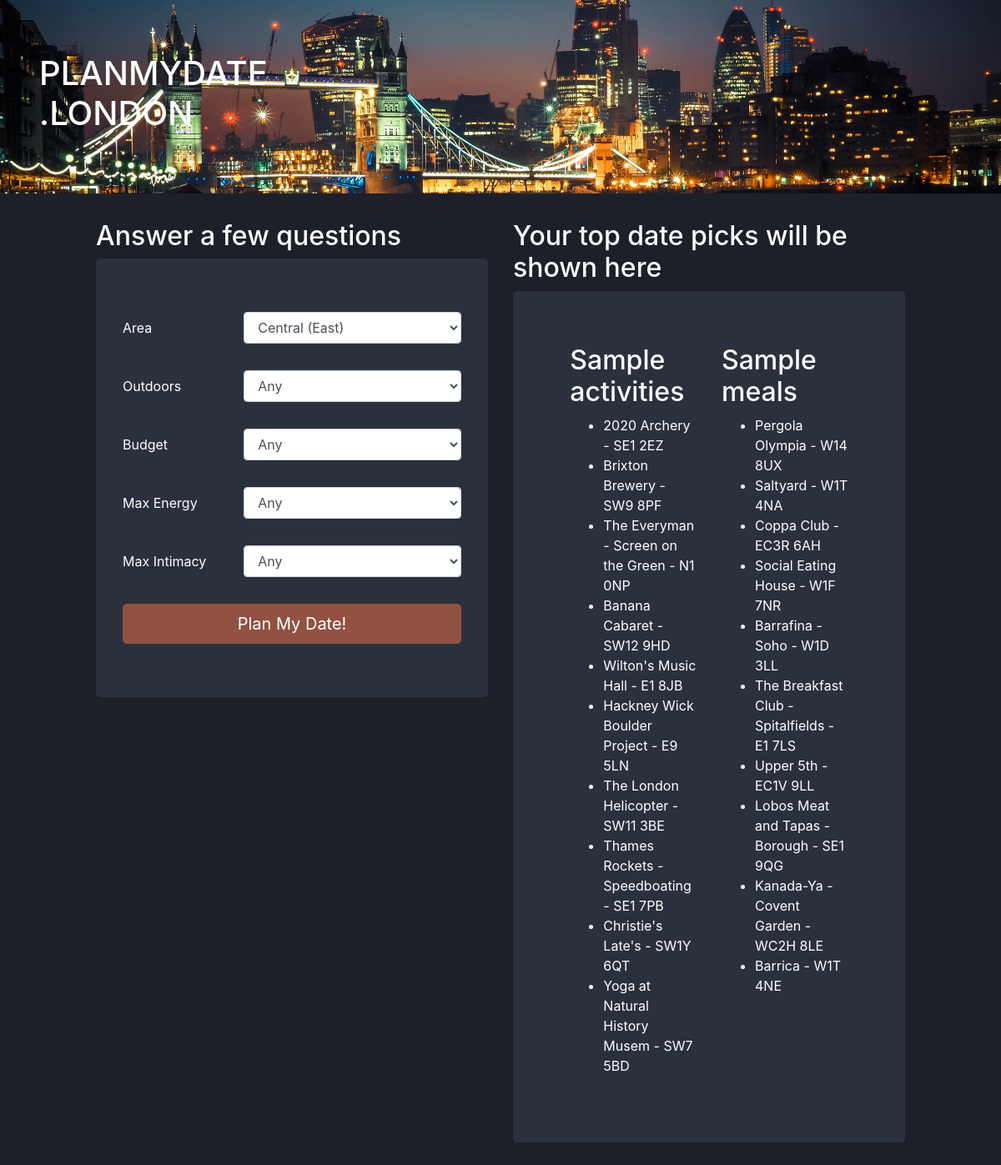
/activities/, run on an earlier commit of the app's database.
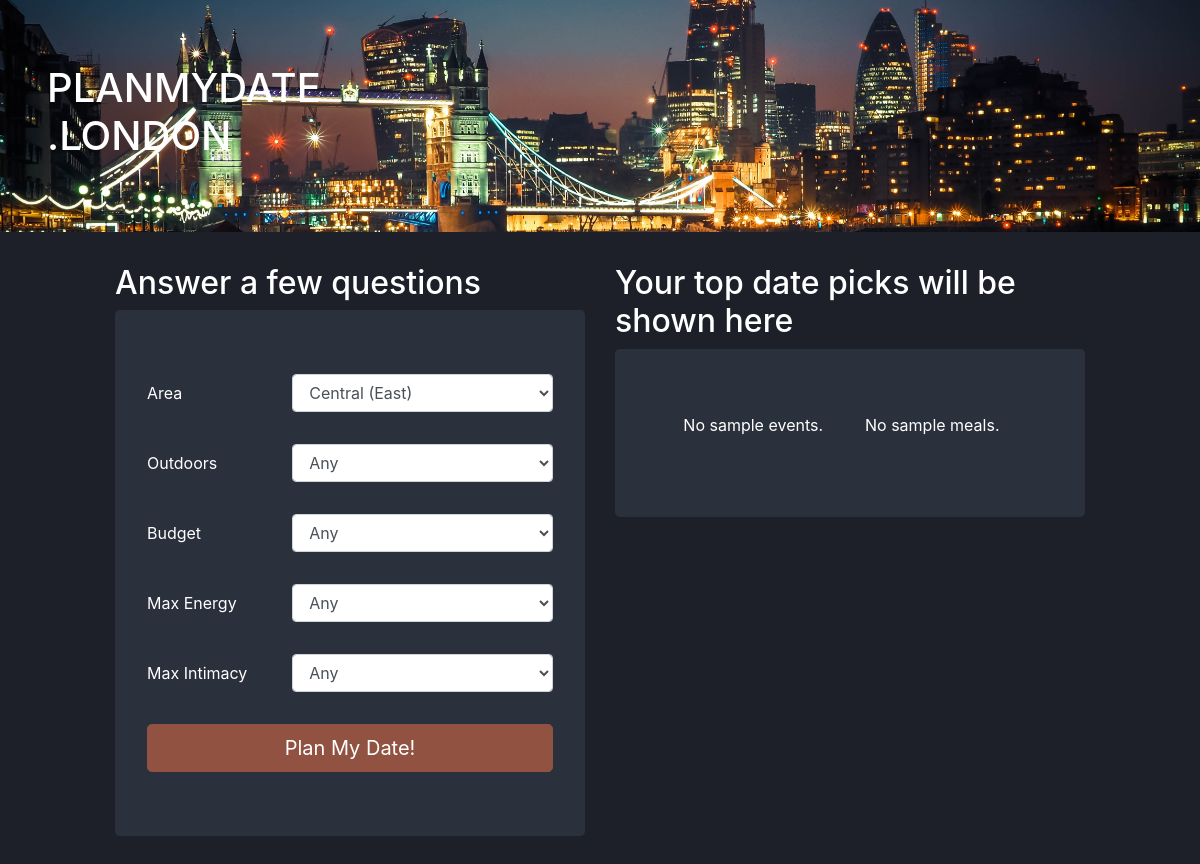
And on a later commit of the database.
### activities/models.py (models this page shows, shortened)
class Activity(models.Model):
    CLASS_EVENT = 'Event'
    CLASS_MEAL = 'Meal'
    CLASS_OTHER = 'Unknown thing'
    CLASS_CHOICES = (
        (CLASS_EVENT, _(CLASS_EVENT)),
        (CLASS_MEAL, _(CLASS_MEAL)),
        (CLASS_OTHER, _(CLASS_OTHER)),
    )
    name = models.CharField(max_length=64)
    slug = models.SlugField(max_length=128, verbose_name=_('Slug'))
    headline = models.CharField(max_length=128, blank=True)
    description_html = HtmlBlob(blank=True)
    address_text = PlainTextField(max_length=2048, blank=True)
    address_postcode = PlainTextField(max_length=10, blank=True)
    address_latitudinal = models.DecimalField(max_digits=12, decimal_places=8, default=None)
    address_longitudinal = models.DecimalField(max_digits=12, decimal_places=8, default=None)
    external_link = models.URLField(max_length=1024, blank=True)
    price_rating = PriceRatingField()
    is_outdoor = YesNoField()
    intimate = IntimateField()
    booking_required = BookingRequiredField()
    time_of_day = TimeOfDayField()
    area_number = AreaField()

class EventActivity(Activity):
    TYPE_MUSEUM = 'Museum'
    TYPE_MUSIC = 'Music'
    TYPE_OUTDOOR = 'Outdoor'
    TYPE_ACTIVITY = 'Activity'
    TYPE_MARKET = 'Market'
    TYPE_SPORT = 'Sport'
    TYPE_HOBBY = 'Hobby'
    TYPE_TOUR = 'Tour'
    TYPE_COMEDY = 'Comedy'
    TYPE_THEATRE = 'Theatre'
    TYPE_OTHER = 'Other Event'
    TYPE_CHOICES = (
        (TYPE_MUSEUM, _(TYPE_MUSEUM)),
        (TYPE_MUSIC, _(TYPE_MUSIC)),
        (TYPE_OUTDOOR, _(TYPE_OUTDOOR)),
        (TYPE_ACTIVITY, _(TYPE_ACTIVITY)),
        (TYPE_MARKET, _(TYPE_MARKET)),
        (TYPE_SPORT, _(TYPE_SPORT)),
        (TYPE_HOBBY, _(TYPE_HOBBY)),
        (TYPE_TOUR, _(TYPE_TOUR)),
        (TYPE_COMEDY, _(TYPE_COMEDY)),
        (TYPE_THEATRE, _(TYPE_THEATRE)),
        (TYPE_OTHER, _(TYPE_OTHER)),
    )
    event_type = models.CharField(max_length=32, choices=TYPE_CHOICES, default=TYPE_OTHER, blank=False)
    is_cardio = CardioLevelField()

class Activity(models.Model):
    CLASS_EVENT = 'Event'
    CLASS_MEAL = 'Meal'
    CLASS_OTHER = 'Unknown thing'
    CLASS_CHOICES = (
        (CLASS_EVENT, _(CLASS_EVENT)),
        (CLASS_MEAL, _(CLASS_MEAL)),
        (CLASS_OTHER, _(CLASS_OTHER)),
    )
    name = models.CharField(max_length=64)
    slug = models.SlugField(max_length=128, verbose_name=_('Slug'))
    headline = models.CharField(max_length=128, blank=True)
    description_html = HtmlBlob(blank=True)
    address_text = PlainTextField(max_length=2048, blank=True)
    address_postcode = PlainTextField(max_length=10, blank=True)
    address_latitudinal = models.DecimalField(max_digits=12, decimal_places=8, default=None)
    address_longitudinal = models.DecimalField(max_digits=12, decimal_places=8, default=None)
    external_link = models.URLField(max_length=1024, blank=True)
    price_rating = PriceRatingField()
    is_outdoor = YesNoField()
    intimate = IntimateField()
    booking_required = BookingRequiredField()
    time_of_day = TimeOfDayField()
    area_number = AreaField()

class MealActivity(Activity):
    TYPE_BAR = 'Bar'
    TYPE_RESTAURANT = 'Restaurant'
    TYPE_CAFE = 'Cafe'
    TYPE_PICNIC = 'Picnic'
    TYPE_OTHER = 'Other Meal'
    TYPE_CHOICES = (
        (TYPE_BAR, _(TYPE_BAR)),
        (TYPE_RESTAURANT, _(TYPE_RESTAURANT)),
        (TYPE_CAFE, _(TYPE_CAFE)),
        (TYPE_PICNIC, _(TYPE_PICNIC)),
        (TYPE_OTHER, _(TYPE_OTHER)),
    )
    meal_type = models.CharField(max_length=32, choices=TYPE_CHOICES, default=TYPE_OTHER, blank=False)

### activities/views.py (the view)
# urls.py: path('', views.index, name='index'),
def index(request):
    events_list = EventActivity.objects.order_by("?")[:10]
    meals_list = MealActivity.objects.order_by("?")[:10]
    context_date = {}
    date_generated = False
    form = CriteriaForm(request.GET or None)
    if 'submit' in request.GET and form.is_valid():
        (date_generated, context_date) = process_form(form, force_id = request.GET.get("force_id", None))
    context = {
        'events_list': events_list,
        'meals_list': meals_list,
        'error_message': "",
        'form': form,
        'date': context_date,
        'date_generated': date_generated,
    }
    return render(request, 'home/index.html', context)

### activities/forms.py
class CriteriaForm(forms.Form):
    blank_choice = ((None, 'Any'),)
    area_number = forms.ChoiceField(choices=AreaField.AREA_CHOICES, label="Area", required=False)
    is_outdoor = forms.ChoiceField(choices=blank_choice + YesNoField.OPTION_CHOICES, label='Outdoors', required=False)
    price_rating = forms.ChoiceField(choices=blank_choice + PriceRatingField.PRICE_CHOICES, label="Budget", required=False)
    cardio = forms.ChoiceField(choices=blank_choice + CardioLevelField.LEVEL_CHOICES, label="Max Energy", required=False)
    intimate = forms.ChoiceField(choices=blank_choice + IntimateField.INTIMATE_CHOICES, label="Max Intimacy", required=False)

### activities/templates/home/index.html (shortened to what the changed rows need)
{% extends "base.html" %}
{% load bootstrap4 %}
{% load humanize %}
{% load static %}
{% block content %}
<div class="row justify-content-center">
    <div class="col-lg-5">
        <h2 class="text-left display-6">Answer a few questions</h2>
        <div class="jumbotron">
            <form action="{% url 'activities:index' %}" method="get" class="form">
                {% for field in form %}
                    <div class="form-group row">
                        <label for="area" class="col-sm-4 col-form-label">{{ field.label }}</label>
                        <div class="col-sm-8">
                            {%  bootstrap_field field show_label=False %}
                        </div>
                    </div>
                {% endfor %}
            </form>
        </div>
    </div>
     <div class="col-lg-5" id="date-generated">
        {% if date_generated %}
        <h2 class="text-left display-6">Your top date picks</h2>
        <div class="jumbotron">
            <div class="row">
                <div class="col-sm-4">
                    <h3>Start at:</h3>
                </div>
                <div class="col-sm-8 text-right">
                        <a target="_new" href="https://www.google.com/maps/search/?api=1&amp;query={{ date.meal.address_text }}" class="btn btn-secondary" role="button">MAP</a>
                        {%  if date.event.external_link|length > 5 %}
                            <a target="_new" href="{{ date.event.external_link }}" class="btn btn-secondary">WEB <i class="fas fa-arrow-alt-circle-right"></i></a>
                        {% endif %}
                </div>
            </div>
            <div class="row">
                <div class="col-sm-12">
                    <p><strong>{{ date.event.name }}</strong> - <i>{{ date.event.headline }}</i></p>
                    {% if date.event.address_text %}<p>{{ date.event.address_text }}</p>{% else %}<p>Address missing</p>{%  endif %}
                    <p class="text-right">
                        <a href="{{ request.build_absolute_uri }}&amp;force_id={{ date.meal.pk }}" class="refresh-date btn btn-info" role="button">NEW <i class="fas fa-undo-alt"></i> </a>
                    </p>
                </div>
            </div>
            <hr />
            <div class="row">
                <div class="col-sm-4">
                    <h3>Then head to:</h3>
                </div>
                <div class="col-sm-8 text-right">
                        <a target="_new" href="https://www.google.com/maps/search/?api=1&amp;query={{ date.event.address_text }}" class="btn btn-secondary" role="button">MAP</a>
                        {%  if date.meal.external_link|length > 1 %}
                            <a target="_new" href="{{ date.meal.external_link }}" class="btn btn-secondary">WEB <i class="fas fa-arrow-alt-circle-right"></i></a>
                        {%  endif %}
                </div>
            </div>
            <div class="row">
                <div class="col-sm-12">
                    <p><strong>{{ date.meal.name }} ({{ date.meal.meal_type|capfirst }})</strong> - <i>{{ date.meal.headline }}</i></p>
                    {% if date.meal.address_text %}<p>{{ date.meal.address_text }}</p>{% else %}<p>Address missing</p>{%  endif %}
                    <p class="text-right">
                        <a href="{{ request.build_absolute_uri }}&amp;force_id={{ date.event.pk }}" class="refresh-date btn btn-info" role="button">NEW <i class="fas fa-undo-alt"></i> </a>
                    </p>
                </div>
            </div>
           <hr />
            <div class="row">
               <!--<div class="col-sm-8 text-left">
                   <strong>Total travel</strong> {{ date.distance|floatformat:2|intcomma }}km
                </div> !-->
                <div class="col-sm-12 text-right">
                    <a target="_new" href="https://www.google.com/maps/dir/?api=1&amp;origin={{ date.event.address_text }}&amp;destination={{ date.meal.address_text }}" class="btn btn-secondary" role="button">DIRECTIONS</a>
                </div>
            </div>
            <hr />
            <div class="row">
                <div class="col-sm-10">
                    <p>Broaden or change your restrictions to see more date plans</p>
                </div>
            </div>
            <hr />
            <div class="row">
                <p class="text-right">
                        <a href="{{ request.build_absolute_uri }}&amp;force_id=0" class="refresh-date btn btn-info" role="button">Plan date again! <i class="fas fa-undo-alt"></i> </a>
                    </p>
            </div>
        </div>
        {% else %}
        <h2 class="text-left display-6">Your top date picks will be shown here</h2>
        <div class="jumbotron">
            <div class="row justify-content-center">
                <div class="col-lg-5">
                {% if events_list %}
                    <h2>Sample activities</h2>
                    <ul>
                    {% for event in events_list %}
                        <li>{{ event.name }} - {{ event.address_postcode }}</li>
                    {% endfor %}
                    </ul>
                {% else %}
                    <p>No sample events.</p>
                {% endif %}
                </div>
                <div class="col-lg-5">
                {% if meals_list %}
                    <h2>Sample meals</h2>
                    <ul>
                    {% for meal in meals_list %}
                        <li>{{ meal.name }} - {{ meal.address_postcode }}</li>
                    {% endfor %}
                    </ul>
                {% else %}
                    <p>No sample meals.</p>
                {% endif %}
                </div>
            </div>
        </div>
        {% endif %}
    </div>
</div>
{% endblock %}

What changed in the data, as far as the page shows it:
removed EventActivity: name "2020 Archery", address_postcode "SE1 2EZ"
removed EventActivity: name "Brixton Brewery", address_postcode "SW9 8PF"
removed EventActivity: name "The Everyman - Screen on the Green", address_postcode "N1 0NP"
removed EventActivity: name "Banana Cabaret", address_postcode "SW12 9HD"
removed EventActivity: name "Wilton's Music Hall", address_postcode "E1 8JB"
removed EventActivity: name "Hackney Wick Boulder Project", address_postcode "E9 5LN"
removed EventActivity: name "The London Helicopter", address_postcode "SW11 3BE"
removed EventActivity: name "Thames Rockets - Speedboating", address_postcode "SE1 7PB"
removed EventActivity: name "Christie's Late's", address_postcode "SW1Y 6QT"
removed EventActivity: name "Yoga at Natural History Musem", address_postcode "SW7 5BD"
removed MealActivity: name "Pergola Olympia", address_postcode "W14 8UX"
removed MealActivity: name "Saltyard", address_postcode "W1T 4NA"
removed MealActivity: name "Coppa Club", address_postcode "EC3R 6AH"
removed MealActivity: name "Social Eating House", address_postcode "W1F 7NR"
removed MealActivity: name "Barrafina - Soho", address_postcode "W1D 3LL"
removed MealActivity: name "The Breakfast Club - Spitalfields", address_postcode "E1 7LS"
removed MealActivity: name "Upper 5th", address_postcode "EC1V 9LL"
removed MealActivity: name "Lobos Meat and Tapas - Borough", address_postcode "SE1 9QG"
removed MealActivity: name "Kanada-Ya - Covent Garden", address_postcode "WC2H 8LE"
removed MealActivity: name "Barrica", address_postcode "W1T 4NE"
Also different on the page:
text no longer shown: "Sample activities Sample meals"
text now shown: "No sample events. No sample meals."
